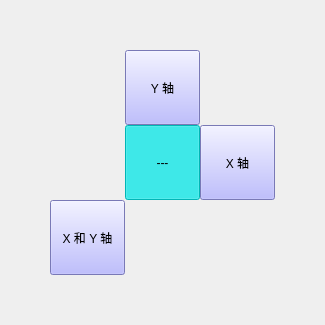
<?xml version="1.0" encoding="UTF-8"?>
<ui version="4.0">
 <class>FlipCode</class>
 <widget class="QWidget" name="FlipCode">
  <property name="geometry">
   <rect>
    <x>0</x>
    <y>0</y>
    <width>325</width>
    <height>325</height>
   </rect>
  </property>
  <property name="windowTitle">
   <string>Form</string>
  </property>
  <property name="styleSheet">
   <string notr="true">.QPushButton {
	background-color: rgb(170, 170, 255);
}

.QPushButton:hover {
	background-color: rgb(170, 255, 255);
}

.QPushButton:checked {
	background-color: rgb(0, 255, 255);
}</string>
  </property>
  <layout class="QGridLayout" name="gridLayout_2">
   <property name="leftMargin">
    <number>0</number>
   </property>
   <property name="topMargin">
    <number>0</number>
   </property>
   <property name="rightMargin">
    <number>0</number>
   </property>
   <property name="bottomMargin">
    <number>0</number>
   </property>
   <property name="spacing">
    <number>0</number>
   </property>
   <item row="0" column="1">
    <spacer name="verticalSpacer">
     <property name="orientation">
      <enum>Qt::Orientation::Vertical</enum>
     </property>
     <property name="sizeHint" stdset="0">
      <size>
       <width>20</width>
       <height>40</height>
      </size>
     </property>
    </spacer>
   </item>
   <item row="1" column="0">
    <spacer name="horizontalSpacer">
     <property name="orientation">
      <enum>Qt::Orientation::Horizontal</enum>
     </property>
     <property name="sizeHint" stdset="0">
      <size>
       <width>40</width>
       <height>20</height>
      </size>
     </property>
    </spacer>
   </item>
   <item row="1" column="1">
    <layout class="QGridLayout" name="gridLayout">
     <item row="0" column="1">
      <widget class="QPushButton" name="YAxis">
       <property name="minimumSize">
        <size>
         <width>75</width>
         <height>75</height>
        </size>
       </property>
       <property name="maximumSize">
        <size>
         <width>75</width>
         <height>75</height>
        </size>
       </property>
       <property name="text">
        <string>Y 轴</string>
       </property>
       <property name="checkable">
        <bool>true</bool>
       </property>
       <property name="autoExclusive">
        <bool>true</bool>
       </property>
      </widget>
     </item>
     <item row="2" column="0">
      <widget class="QPushButton" name="BothAxes">
       <property name="minimumSize">
        <size>
         <width>75</width>
         <height>75</height>
        </size>
       </property>
       <property name="maximumSize">
        <size>
         <width>75</width>
         <height>75</height>
        </size>
       </property>
       <property name="text">
        <string>X 和 Y 轴</string>
       </property>
       <property name="checkable">
        <bool>true</bool>
       </property>
       <property name="autoExclusive">
        <bool>true</bool>
       </property>
      </widget>
     </item>
     <item row="1" column="1">
      <widget class="QPushButton" name="NoFlip">
       <property name="minimumSize">
        <size>
         <width>75</width>
         <height>75</height>
        </size>
       </property>
       <property name="maximumSize">
        <size>
         <width>75</width>
         <height>75</height>
        </size>
       </property>
       <property name="text">
        <string>---</string>
       </property>
       <property name="checkable">
        <bool>true</bool>
       </property>
       <property name="checked">
        <bool>true</bool>
       </property>
       <property name="autoExclusive">
        <bool>true</bool>
       </property>
      </widget>
     </item>
     <item row="1" column="2">
      <widget class="QPushButton" name="XAxis">
       <property name="minimumSize">
        <size>
         <width>75</width>
         <height>75</height>
        </size>
       </property>
       <property name="maximumSize">
        <size>
         <width>75</width>
         <height>75</height>
        </size>
       </property>
       <property name="text">
        <string>X 轴</string>
       </property>
       <property name="checkable">
        <bool>true</bool>
       </property>
       <property name="autoExclusive">
        <bool>true</bool>
       </property>
      </widget>
     </item>
    </layout>
   </item>
   <item row="1" column="2">
    <spacer name="horizontalSpacer_2">
     <property name="orientation">
      <enum>Qt::Orientation::Horizontal</enum>
     </property>
     <property name="sizeHint" stdset="0">
      <size>
       <width>40</width>
       <height>20</height>
      </size>
     </property>
    </spacer>
   </item>
   <item row="2" column="1">
    <spacer name="verticalSpacer_2">
     <property name="orientation">
      <enum>Qt::Orientation::Vertical</enum>
     </property>
     <property name="sizeHint" stdset="0">
      <size>
       <width>20</width>
       <height>40</height>
      </size>
     </property>
    </spacer>
   </item>
  </layout>
 </widget>
 <resources/>
 <connections/>
</ui>
